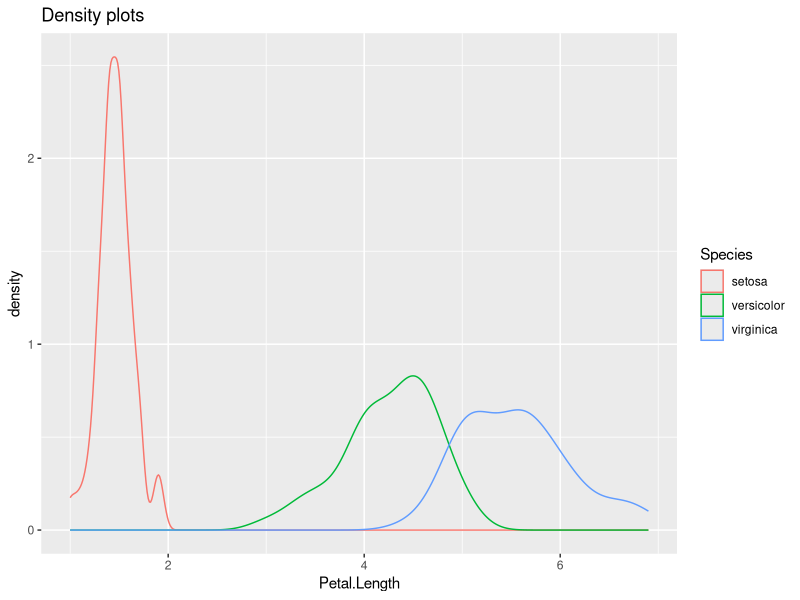
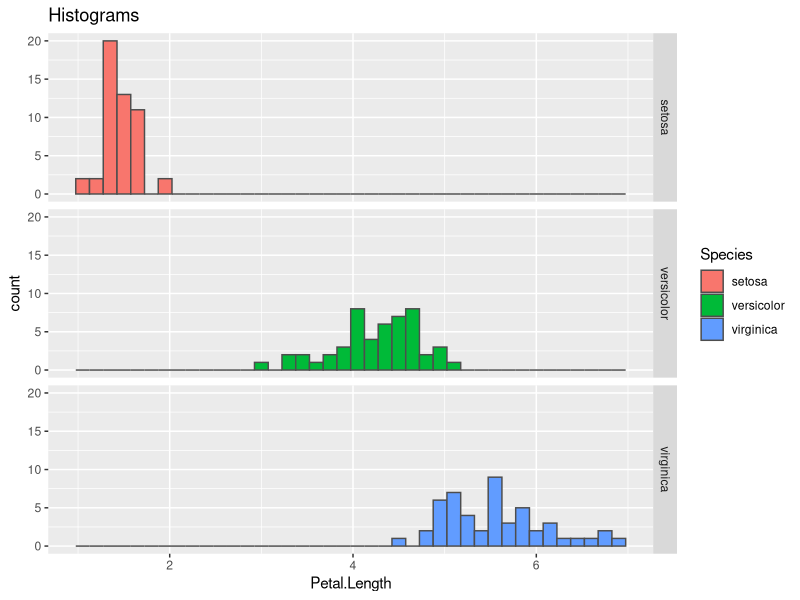
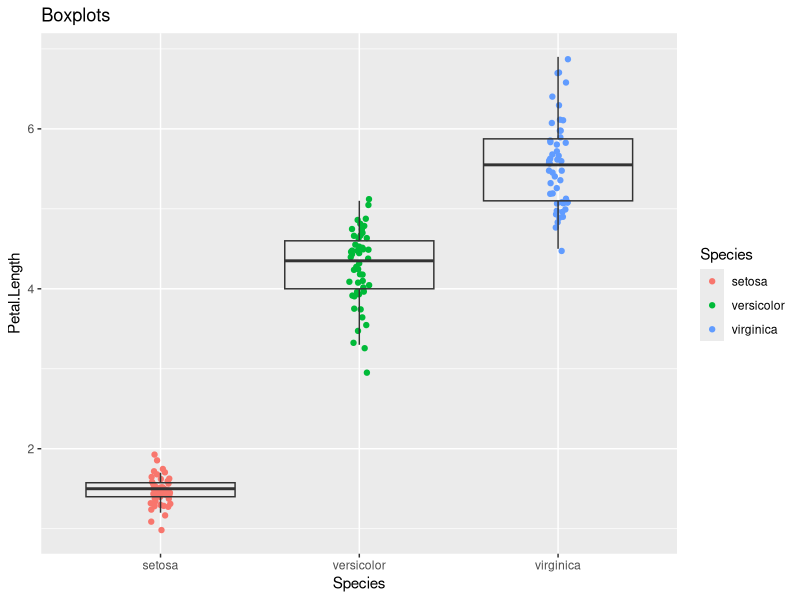
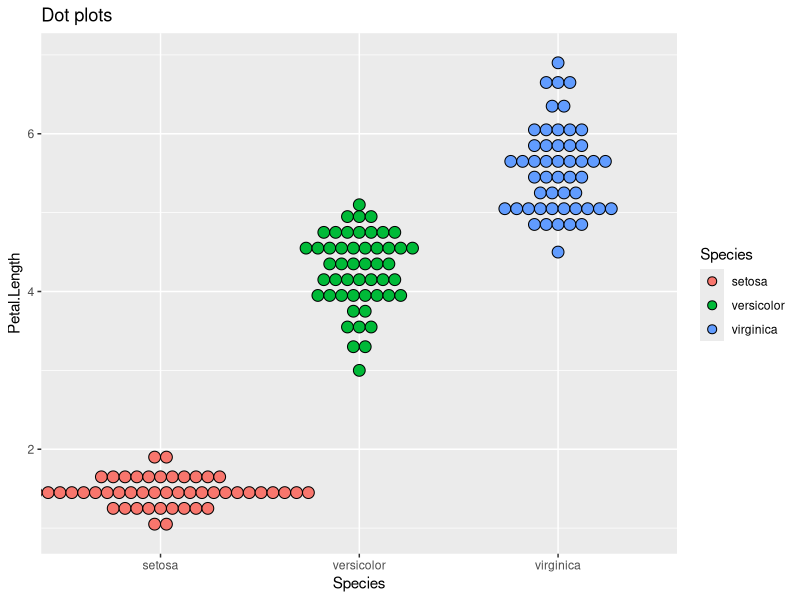

R code for these plots, in order:
# Objective: comparing a single variable measured on many individuals that fall into multiple categories.
# Solution: I offer several univariate visualizations and plot them on a single page

library(ggplot2)

plot_1 = ggplot(iris, aes(x=Petal.Length, colour=Species)) +
  geom_density() +
  labs(title="Density plots")

plot_2 = ggplot(iris, aes(x=Petal.Length, fill=Species)) +
  geom_histogram(colour="grey30", binwidth=0.15) +
  facet_grid(Species ~ .) +
  labs(title="Histograms")

plot_3 = ggplot(iris, aes(y=Petal.Length, x=Species)) +
  geom_point(aes(colour=Species),
             position=position_jitter(width=0.05, height=0.05)) +
  geom_boxplot(fill=NA, outlier.colour=NA) +
  labs(title="Boxplots")

plot_4 = ggplot(iris, aes(y=Petal.Length, x=Species, fill=Species)) +
  geom_dotplot(binaxis="y", stackdir="center", binwidth=0.15) +
  labs(title="Dot plots")

library(gridExtra)
part_1 = arrangeGrob(plot_1, plot_2, heights=c(0.4, 0.6))
part_2 = arrangeGrob(plot_3, plot_4, nrow=2)
parts_12 = arrangeGrob(part_1, part_2, ncol=2, widths=c(0.6, 0.4))
ggsave(file="figures/plots.png", parts_12, height=6, width=10, units="in")
